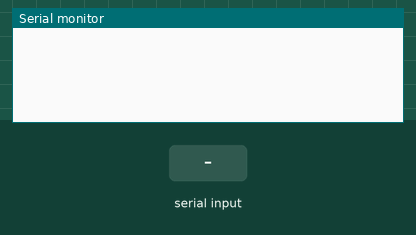
Recording of a sketch running on a simulated ESP32. Shown: the last lines printed to the serial monitor. The inputs (shaded band) are chosen by the test bench. Random numbers use the default seed unless the sketch sets one.

Above: at 1.2 s.
1.3 s: "PING 1\n" received over Serial
At 1.6 s:
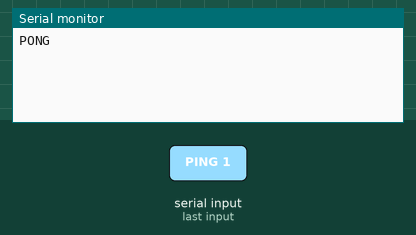
2.8 s: "HASH 1\n" received over Serial
At 4.0 s:
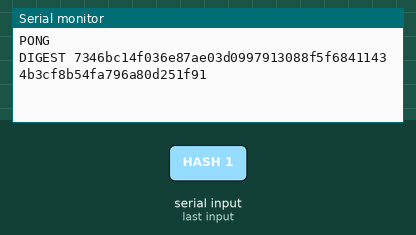
4.3 s: "HASH 150\n" received over Serial
At 5.1 s:
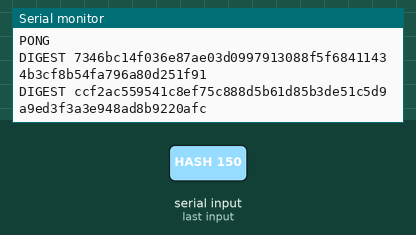
5.8 s: "ENROLL 1\n" received over Serial
At 6.3 s:
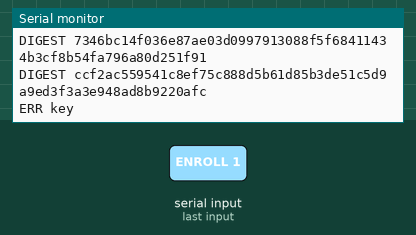
7.3 s: "ENROLL 150\n" received over Serial
At 8.5 s:
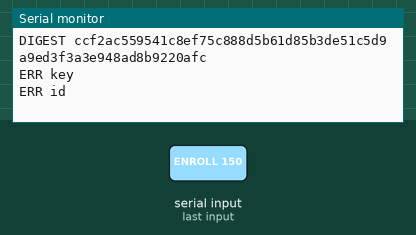
8.8 s: "CHAL 1\n" received over Serial
At 9.7 s:
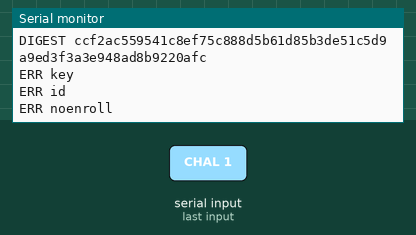

Measured:
- after the input at 1.3 s, the serial monitor: prints a new line at once (image 1)
- after the input at 2.8 s, the serial monitor: prints a new line at once (image 2)
- after the input at 4.3 s, the serial monitor: prints a new line at once (image 3)
- after the input at 5.8 s, the serial monitor: prints a new line at once (image 4)
- after the input at 7.3 s, the serial monitor: prints a new line at once (image 5)
- after the input at 8.8 s, the serial monitor: prints a new line at once (image 6)

The sketch:

qpuf_verifier.ino
```cpp
/*
 * qpuf_verifier.ino - Q-PUF verifier running on the microcontroller (Arduino / ESP32 / STM32 core).
 * The PC simulator plays the PUF "device"; this board is the VERIFIER that holds the keys.
 *
 * Serial protocol, 115200 baud, one command per line (ASCII, hex in lower or upper case):
 *   PING                       -> PONG
 *   ENROLL <id> <key32hex>     -> ENROLLED <id>            (store a 16-byte key in slot id 0..3)
 *   CHAL <id>                  -> NONCE <32hex>            (fresh 16-byte random nonce, one-time use)
 *   RESP <id> <tag32hex>       -> OK <us>  |  FAIL <us>    (<us> = microseconds spent hashing)
 *   HASH <hexmsg>              -> DIGEST <64hex>           (self-test: Ascon-Hash of up to 64 bytes)
 */
#include "ascon_hash.h"

#define NSLOT 4
static uint8_t  keys[NSLOT][16];
static bool     key_ok[NSLOT];
static uint8_t  nonce[NSLOT][16];
static bool     nonce_ok[NSLOT];
static char     line[200];
static uint8_t  len = 0;

static int hexval(char c) {
  if (c >= '0' && c <= '9') return c - '0';
  if (c >= 'a' && c <= 'f') return c - 'a' + 10;
  if (c >= 'A' && c <= 'F') return c - 'A' + 10;
  return -1;
}
static int parse_hex(const char *s, uint8_t *out, int maxbytes) {       // returns #bytes or -1
  int n = 0;
  while (s[0] && s[1] && n < maxbytes) {
    int a = hexval(s[0]), b = hexval(s[1]);
    if (a < 0 || b < 0) return -1;
    out[n++] = (uint8_t)((a << 4) | b); s += 2;
  }
  return n;
}
static void print_hex(const uint8_t *p, int n) {
  static const char H[] = "0123456789abcdef";
  for (int i = 0; i < n; i++) { Serial.print(H[p[i] >> 4]); Serial.print(H[p[i] & 15]); }
}
static void random_bytes(uint8_t *p, int n) {
#if defined(ESP32)
  for (int i = 0; i < n; i++) p[i] = (uint8_t)(esp_random() & 0xFF);     // hardware RNG
#else
  for (int i = 0; i < n; i++) p[i] = (uint8_t)random(256);               // seeded in setup()
#endif
}

static void handle(char *cmd) {
  char *tok = strtok(cmd, " ");
  if (!tok) return;
  if (!strcmp(tok, "PING")) { Serial.println("PONG"); return; }

  if (!strcmp(tok, "HASH")) {
    char *h = strtok(NULL, " "); uint8_t m[64], d[32];
    int n = h ? parse_hex(h, m, 64) : 0;
    if (n < 0) { Serial.println("ERR hex"); return; }
    ascon_hash(d, 32, m, n);
    Serial.print("DIGEST "); print_hex(d, 32); Serial.println(); return;
  }

  char *ids = strtok(NULL, " ");
  int id = ids ? atoi(ids) : -1;
  if (id < 0 || id >= NSLOT) { Serial.println("ERR id"); return; }

  if (!strcmp(tok, "ENROLL")) {
    char *h = strtok(NULL, " ");
    if (!h || parse_hex(h, keys[id], 16) != 16) { Serial.println("ERR key"); return; }
    key_ok[id] = true; nonce_ok[id] = false;
    Serial.print("ENROLLED "); Serial.println(id); return;
  }
  if (!strcmp(tok, "CHAL")) {
    if (!key_ok[id]) { Serial.println("ERR noenroll"); return; }
    random_bytes(nonce[id], 16); nonce_ok[id] = true;
    Serial.print("NONCE "); print_hex(nonce[id], 16); Serial.println(); return;
  }
  if (!strcmp(tok, "RESP")) {
    char *h = strtok(NULL, " "); uint8_t rx[16], exp[16];
    if (!key_ok[id] || !nonce_ok[id]) { Serial.println("FAIL 0"); return; }  // no open challenge
    if (!h || parse_hex(h, rx, 16) != 16) { Serial.println("ERR tag"); return; }
    nonce_ok[id] = false;                                   // nonce is single-use (anti-replay)
    unsigned long t0 = micros();
    qpuf_make_tag(exp, keys[id], nonce[id]);
    unsigned long us = micros() - t0;
    uint8_t diff = 0;
    for (int i = 0; i < 16; i++) diff |= exp[i] ^ rx[i];    // constant-time compare
    Serial.print(diff == 0 ? "OK " : "FAIL "); Serial.println(us); return;
  }
  Serial.println("ERR cmd");
}

void setup() {
  Serial.begin(115200);
#if !defined(ESP32)
  randomSeed(analogRead(A0) ^ micros());                    // weak seed: fine for a demo only
#endif
}

void loop() {
  while (Serial.available()) {
    char c = (char)Serial.read();
    if (c == '\r') continue;
    if (c == '\n') { line[len] = 0; len = 0; handle(line); }
    else if (len < sizeof(line) - 1) line[len++] = c;
  }
}
```

ascon_hash.h
```cpp
/* ascon_hash.h - header-only Ascon-Hash (Ascon v1.2, 256-bit digest).
 * Portable C: works on PC (gcc), Arduino (AVR/ESP32/STM32 cores) and any 32/64-bit MCU.
 * Matches python/ascon_hash.py and the official KAT vectors.                          */
#ifndef ASCON_HASH_H
#define ASCON_HASH_H
#include <stdint.h>
#include <stddef.h>

#define ASCON_HASH_IV 0x00400c0000000100ULL

static inline uint64_t ascon_ror(uint64_t x, int n) { return (x >> n) | (x << (64 - n)); }

static void ascon_p12(uint64_t s[5]) {
  uint8_t c = 0xf0;                              /* round constants f0,e1,d2,... (-0x0f each) */
  for (int i = 0; i < 12; i++, c -= 0x0f) {
    uint64_t x0 = s[0], x1 = s[1], x2 = s[2], x3 = s[3], x4 = s[4], t0, t1, t2, t3, t4;
    x2 ^= c;                                              /* add round constant        */
    x0 ^= x4; x4 ^= x3; x2 ^= x1;                         /* substitution layer        */
    t0 = ~x0 & x1; t1 = ~x1 & x2; t2 = ~x2 & x3; t3 = ~x3 & x4; t4 = ~x4 & x0;
    x0 ^= t1; x1 ^= t2; x2 ^= t3; x3 ^= t4; x4 ^= t0;
    x1 ^= x0; x0 ^= x4; x3 ^= x2; x2 = ~x2;
    s[0] = x0 ^ ascon_ror(x0, 19) ^ ascon_ror(x0, 28);    /* linear diffusion layer    */
    s[1] = x1 ^ ascon_ror(x1, 61) ^ ascon_ror(x1, 39);
    s[2] = x2 ^ ascon_ror(x2, 1)  ^ ascon_ror(x2, 6);
    s[3] = x3 ^ ascon_ror(x3, 10) ^ ascon_ror(x3, 17);
    s[4] = x4 ^ ascon_ror(x4, 7)  ^ ascon_ror(x4, 41);
  }
}

static uint64_t ascon_load_be(const uint8_t *p, size_t n) {   /* n <= 8 bytes, big-endian */
  uint64_t w = 0;
  for (size_t i = 0; i < n; i++) w |= (uint64_t)p[i] << (56 - 8 * i);
  return w;
}

static void ascon_hash(uint8_t *out, size_t outlen, const uint8_t *in, size_t inlen) {
  uint64_t s[5] = { ASCON_HASH_IV, 0, 0, 0, 0 };
  ascon_p12(s);                                          /* initialisation            */
  while (inlen >= 8) {                                   /* absorb full blocks        */
    s[0] ^= ascon_load_be(in, 8);
    ascon_p12(s);
    in += 8; inlen -= 8;
  }
  s[0] ^= ascon_load_be(in, inlen);                      /* last (partial) block      */
  s[0] ^= 0x8000000000000000ULL >> (8 * inlen);          /* padding bit '1'           */
  while (outlen > 0) {                                   /* squeeze                   */
    ascon_p12(s);
    for (int i = 0; i < 8 && outlen > 0; i++, outlen--) *out++ = (uint8_t)(s[0] >> (56 - 8 * i));
  }
}

/* --- helpers used by the Q-PUF protocol ------------------------------------------ */
static void qpuf_derive_key(uint8_t key[16], const uint8_t secret[16]) {
  uint8_t m[24] = { 'Q','P','U','F','-','K','E','Y' };
  for (int i = 0; i < 16; i++) m[8 + i] = secret[i];
  uint8_t d[32]; ascon_hash(d, 32, m, 24);
  for (int i = 0; i < 16; i++) key[i] = d[i];
}
static void qpuf_make_tag(uint8_t tag[16], const uint8_t key[16], const uint8_t nonce[16]) {
  uint8_t m[32];
  for (int i = 0; i < 16; i++) { m[i] = key[i]; m[16 + i] = nonce[i]; }
  uint8_t d[32]; ascon_hash(d, 32, m, 32);
  for (int i = 0; i < 16; i++) tag[i] = d[i];
}
#endif
```
